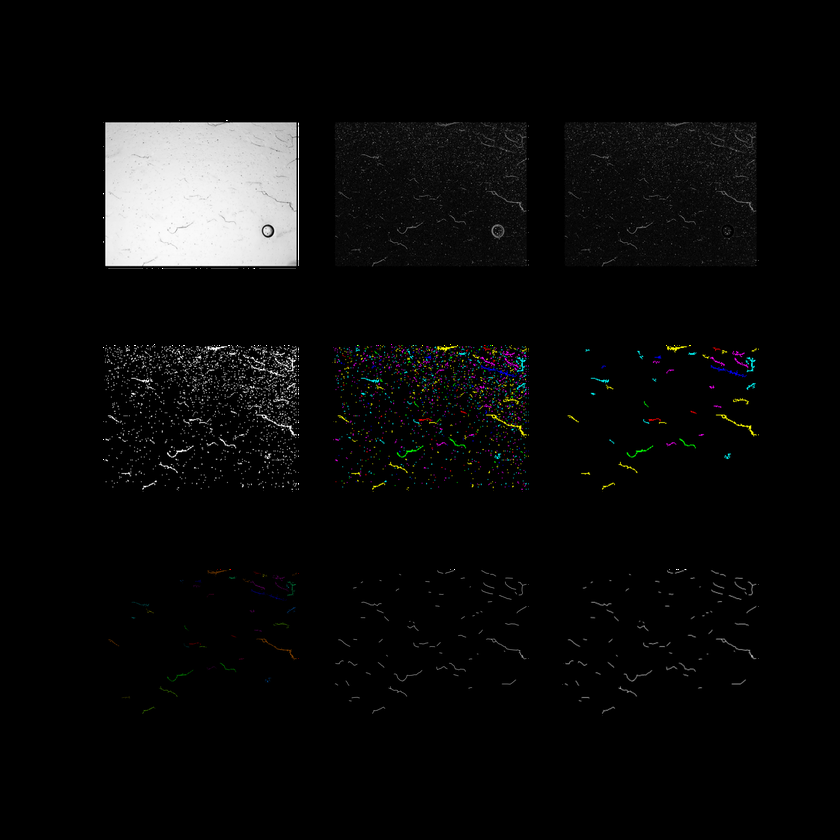
#> input picture examples/steps_136TC-110.png, 840 x 840 px, shrunk from 2160 x 2160 before the run
$ python -i algorithm.py   (imports and definitions only)
#> lines starting #> are read from the running program, lines starting #| are printed output that depends on the picture; after the words box and inside, x2 and y2 are one past the last pixel; in counts of white or black regions, pixels touching at a corner belong together
import os
import numpy as np
import matplotlib.pyplot as plt
import cv2 as cv

colors = {
    0: (255, 0, 0),
    1: (0, 255, 0),
    2: (0, 0, 255),
    3: (255, 255, 0),
    4: (255, 0, 255),
    5: (0, 255, 255),
    6: (127, 127, 0),
    7: (127, 0, 127),
    8: (0, 127, 127),
    9: (255, 127, 0),
    10: (255, 0, 127),
    11: (127, 255, 0),
    12: (0, 255, 127),
    13: (127, 0, 255),
    14: (0, 127, 255)
}

# [19 lines left out: function plotComponentsAnalysisResults, not called in this run]


def compute(img, width=256, size_limit = 8, output_plots_path: str = None):


#> called with width = 256, size_limit = 8
    th =  cv.adaptiveThreshold(img,255,cv.ADAPTIVE_THRESH_GAUSSIAN_C, cv.THRESH_BINARY_INV,11,2)
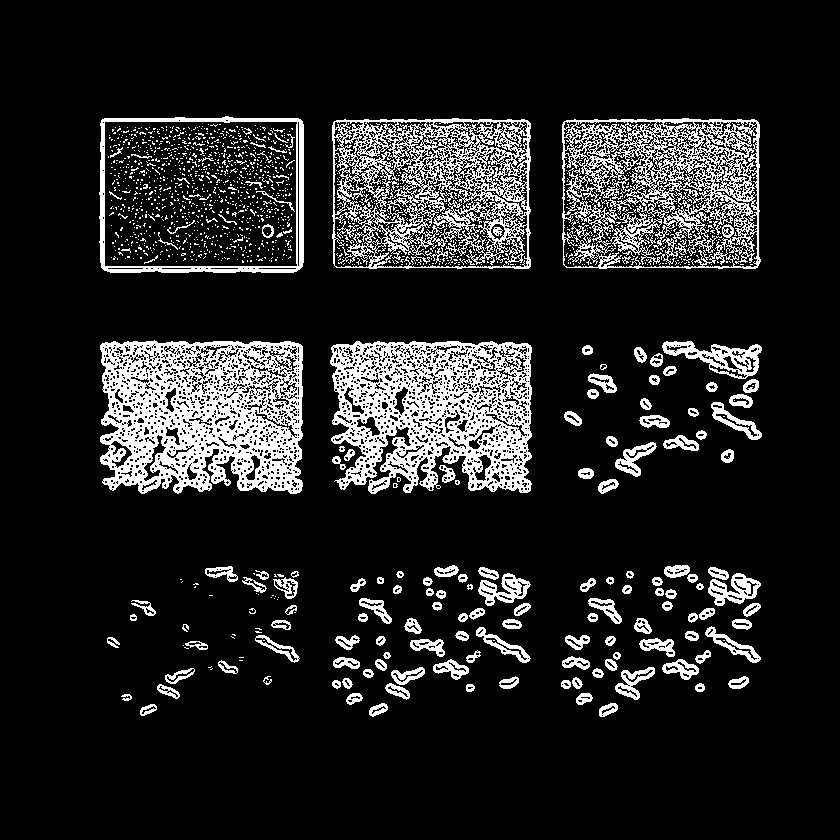
#> th: shape (840, 840); 13.8% white; 1512 white regions (1346 under 20 px), largest, box (x1, y1, x2, y2) and area: (100, 340, 303, 494) 21088, (330, 341, 532, 494) 18921, (332, 118, 531, 269) 14191
    ret2,th2 = cv.threshold(img,127,255,cv.THRESH_BINARY)
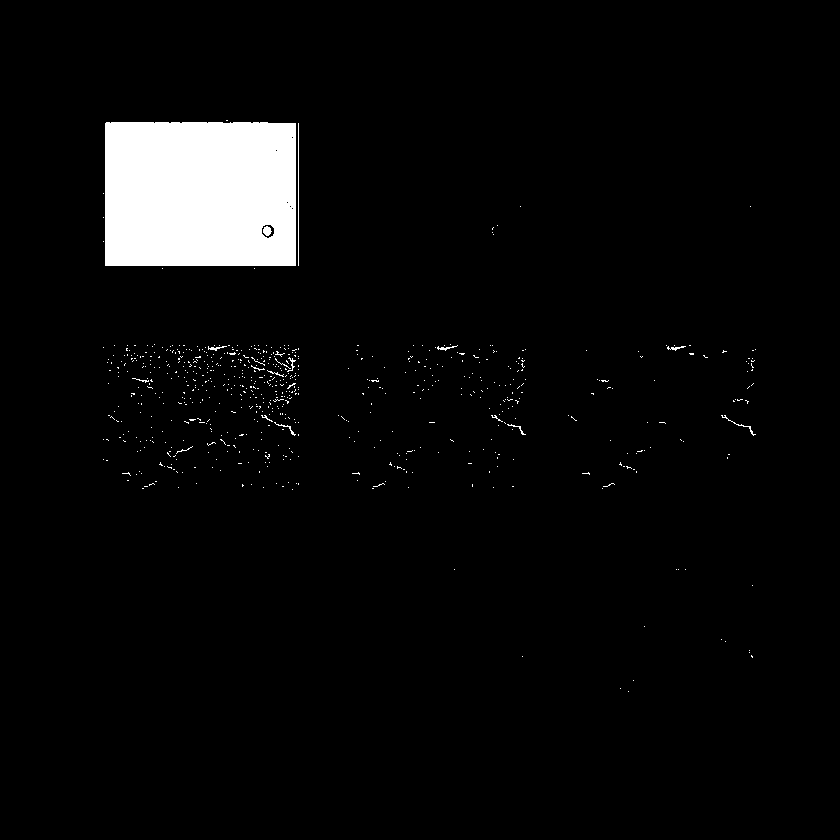
#> th2: shape (840, 840); 4.2% white; 688 white regions (671 under 20 px), largest, box (x1, y1, x2, y2) and area: (105, 122, 296, 266) 27327, (298, 123, 299, 266) 143, (263, 226, 272, 236) 63
    th2 = cv.bitwise_not(th2)
    kernel = np.ones((5, 5), np.uint8)
    th3 = cv.erode(th2, kernel, iterations=4)
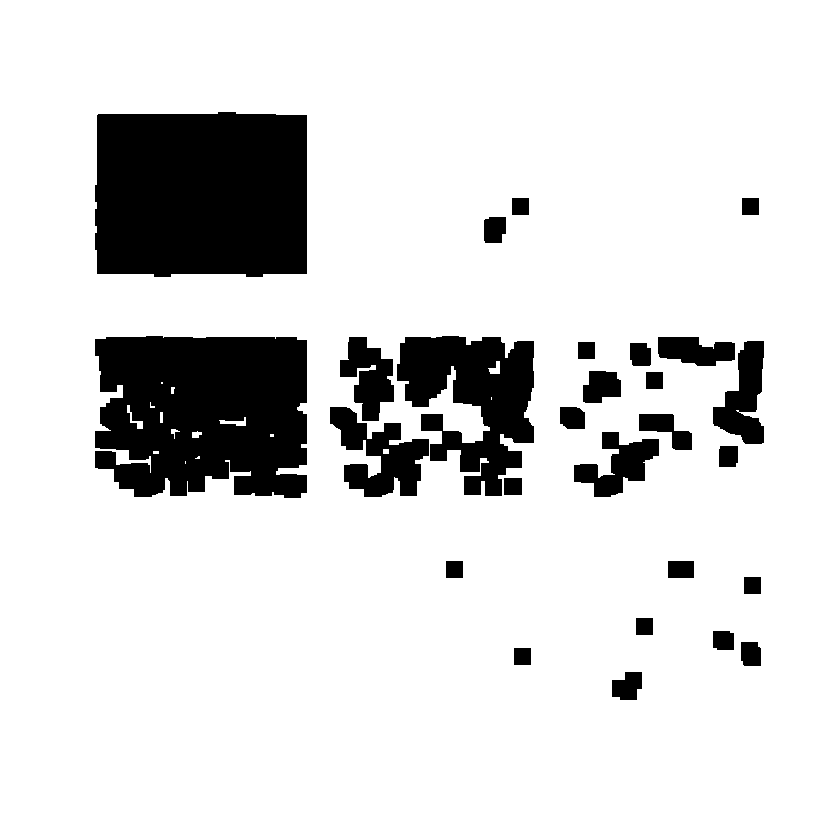
#> th3: shape (840, 840); 85.8% white; 27 black regions, largest, box (x1, y1, x2, y2) and area: (95, 112, 307, 277) 33808, (95, 336, 307, 498) 30381, (397, 336, 534, 496) 13106
    th4 = cv.dilate(th3, kernel, iterations=6)
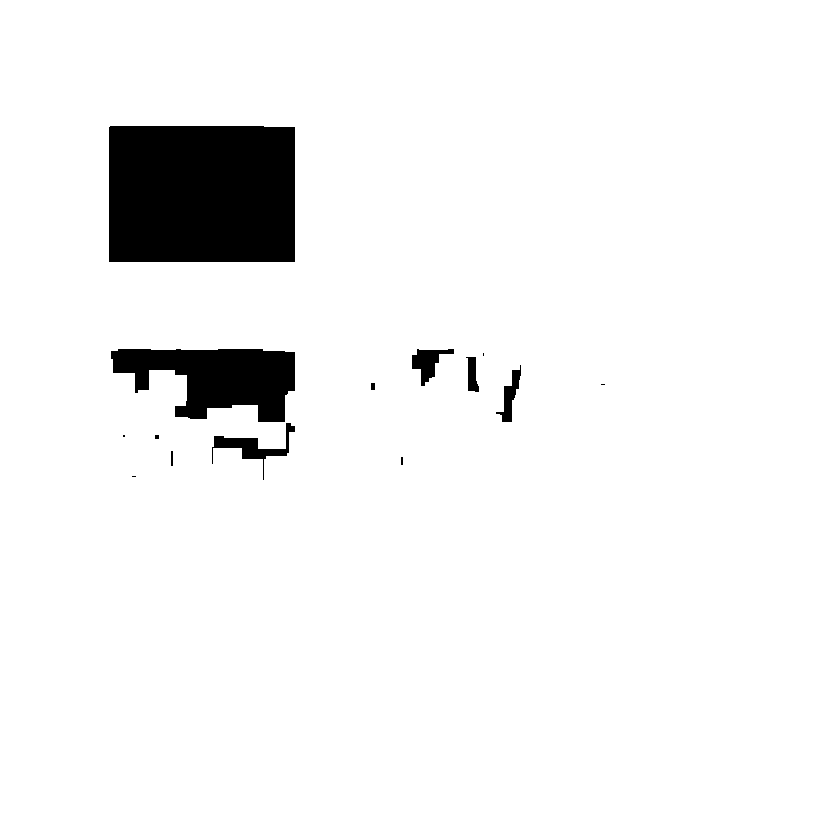
#> th4: shape (840, 840); 94.8% white; 14 black regions (6 under 20 px), largest, box (x1, y1, x2, y2) and area: (109, 126, 295, 262) 25264, (111, 349, 295, 422) 8705, (212, 423, 295, 480) 1030
    th5 = cv.bitwise_not(th4)
    th6 = cv.bitwise_and(th, th5)
#> th6: shape (840, 840); 1.7% white in thin lines or dots, all inside (x1, y1, x2, y2) = (109, 126, 605, 480)
    height = int((img.shape[0] / img.shape[1]) * width)
    dim = (width, height)
    resized = cv.resize(th6, dim, interpolation = cv.INTER_AREA)
    resized = cv.threshold(resized,0,255,cv.THRESH_BINARY+cv.THRESH_OTSU)[1]
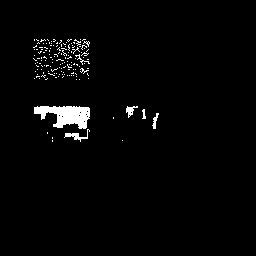
#> resized: shape (256, 256); 2.3% white; 148 white regions (142 under 20 px), largest, box (x1, y1, x2, y2) and area: (34, 106, 90, 129) 819, (64, 129, 90, 142) 101, (126, 106, 138, 118) 66, (152, 113, 159, 129) 49, (75, 54, 90, 65) 31, (142, 109, 146, 119) 26


    # connectivity components analysis
    connectedComponents = cv.connectedComponentsWithStats(resized, 8, cv.CV_32S)
    stats = connectedComponents[2]
#> stats = 149 rows, first 6: [0, 0, 256, 256, 64043], [34, 39, 1, 2, 2], [36, 39, 3, 2, 3], [40, 39, 6, 3, 8], [47, 39, 2, 2, 2], [53, 39, 3, 3, 5]

    toreturn = []

    # nanieś znalezione krawędzie na oryginalny obraz
    rimg = cv.cvtColor(img, cv.COLOR_GRAY2RGB)
    fractures = np.zeros_like(rimg)

    labels = connectedComponents[1]
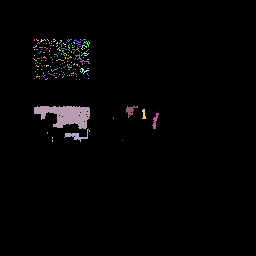
#> labels: shape (256, 256) int32; 149 distinct labels, from 0 to 148; one colour per label, 0 black
    for i in range(1, connectedComponents[0]):
        area = stats[i][-1]
        if area <= size_limit:
            continue

        mask = np.asarray(labels == i, np.uint8)
        mask = cv.resize(mask, (img.shape[1], img.shape[0]))
        mask = cv.threshold(mask,0,255,cv.THRESH_BINARY+cv.THRESH_OTSU)[1]
        mask = cv.bitwise_and(th6, mask)
        toreturn.append(mask)

        color = colors[i % len(colors)]
        region = np.ones_like(rimg) * color
        region = cv.bitwise_and(region, region, mask=mask)
        fractures = fractures + region
#> this loop made 148 passes
#> area on pass 60: 31
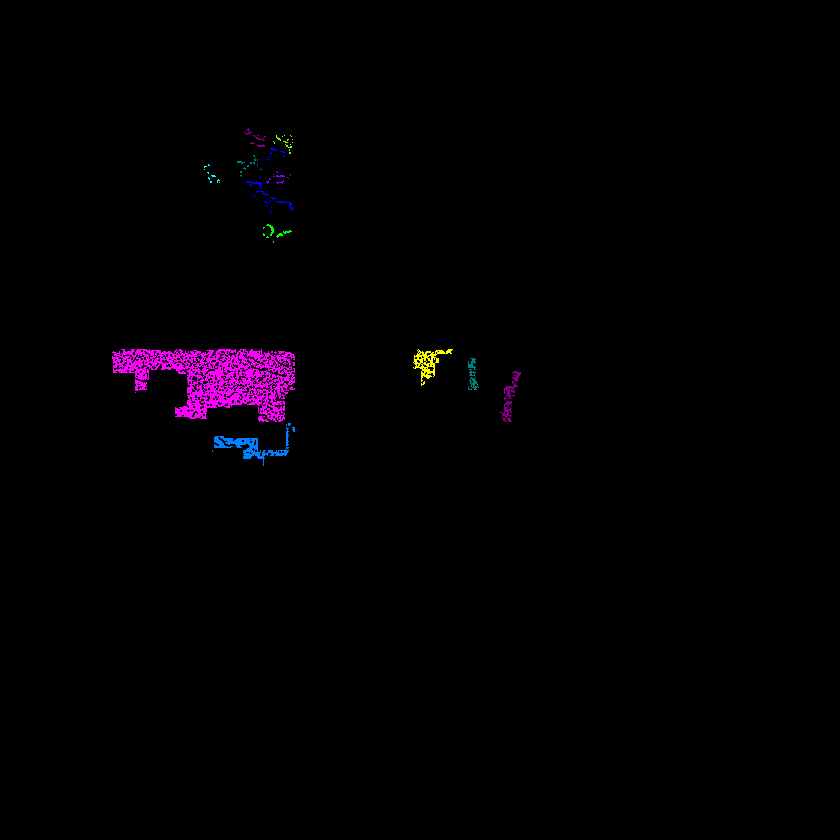
#> fractures: shape (840, 840, 3) int32; mean B, G, R 2.5, 0.4, 2.3
#> after the loop, toreturn = 13 items


    if output_plots_path is not None:
        rr = rimg.reshape(-1, 3)
        rr[fractures.sum(axis=-1).reshape(-1) > 0] = fractures.reshape(-1,3)[fractures.sum(axis=-1).reshape(-1) > 0].reshape(-1,3)
        rr = rr.reshape(rimg.shape[0], rimg.shape[1], 3)

        def sf(name):
            plt.savefig(os.path.join(output_plots_path, f"{name}.png"))
            plt.clf()

        plt.imshow(img, cmap='gray')
        plt.title("Original Image")
        sf("1. Original Image")

        plt.imshow(th, cmap='gray')
        plt.title("Adaptive Gaussian Threshold")
        sf("2. Adaptive Gaussian Threshold")

        plt.imshow(th6, cmap="gray")
        plt.title("Filtered out bubbles and shadows")
        sf("3. Filtered out bubbles and shadows")

        plt.imshow(resized, cmap='gray')
        plt.title("Resized Adaptive Gaussian Threshold")
        sf("4. Resized Adaptive Gaussian Threshold")

        plotComponentsAnalysisResults(connectedComponents, drawObject=None)
        plt.title("Connected Component Analysis")
        sf("5. Connected Components Analysis results")

        plotComponentsAnalysisResults(connectedComponents, filter_fn=lambda s: s[-1] >= size_limit, drawObject=None)
        plt.title("Connected Components Analysis small regions filter")
        sf("6. Connected Components Analysis small regions filter")

        plt.imshow(fractures)
        plt.title("Detected fractures upscaled")
        sf("7. Detected fractures upscaled")

        plt.imshow(rr)
        plt.title("Detected fractures on original image")
        sf("8. Detected fractures on original image")

    return toreturn

>>> import cv2
>>> picture = cv2.imread('examples/steps_136TC-110.png', cv2.IMREAD_GRAYSCALE)
>>> result = compute(picture)
#> result = 13 items

$ run again, on examples/steps_137TC-140.png
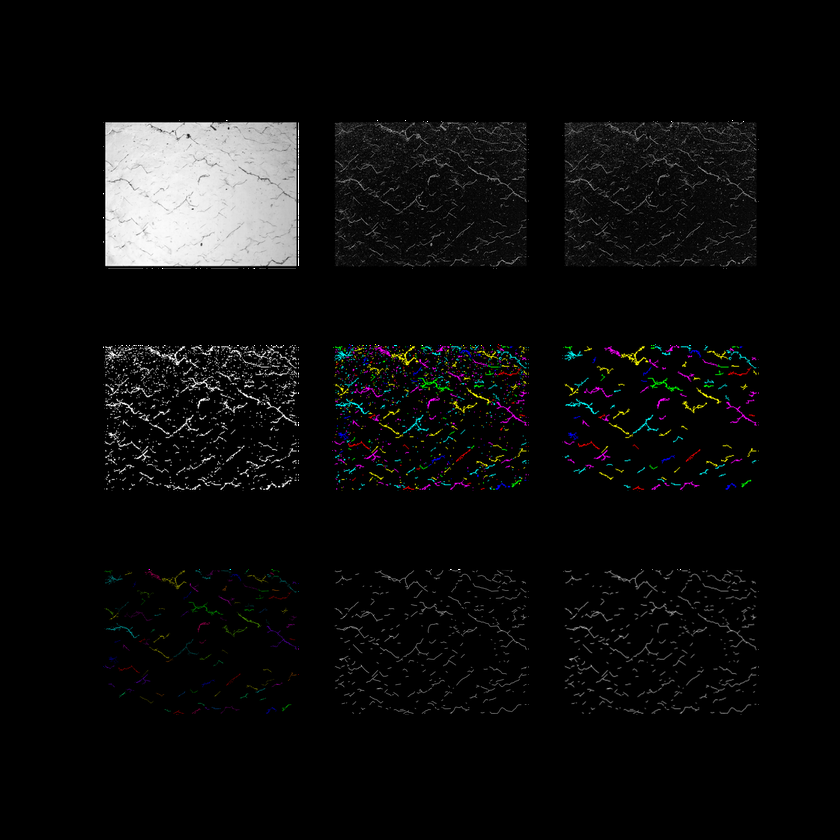
#> input picture examples/steps_137TC-140.png, 840 x 840 px, shrunk from 2160 x 2160 before the run
#> in compute, `th =  cv.adaptiveThreshold(img,255,cv.ADAPTIVE_THRESH_GAUSSIAN_C, cv.T..`:
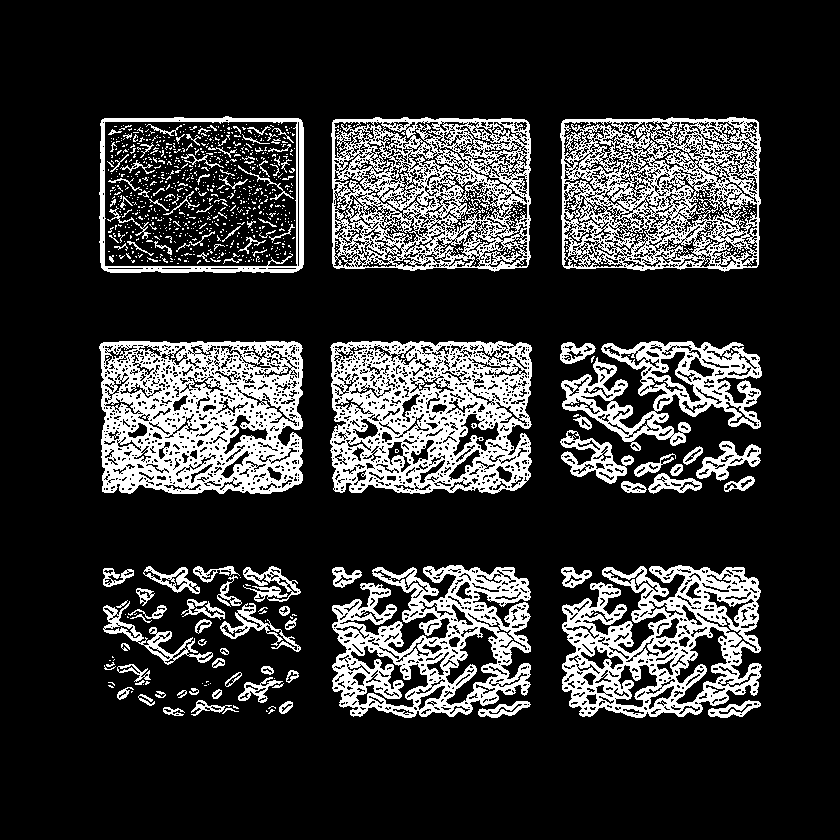
#> th: shape (840, 840); 19.6% white; 1007 white regions (886 under 20 px), largest, box (x1, y1, x2, y2) and area: (99, 341, 303, 494) 21693, (330, 341, 532, 494) 20065, (560, 117, 761, 272) 17339
#> th3: shape (840, 840); 81.3% white; 56 black regions, largest, box (x1, y1, x2, y2) and area: (95, 112, 307, 277) 33793, (95, 337, 307, 498) 32635, (328, 336, 534, 496) 22079
#> th4: shape (840, 840); 93.4% white; 19 black regions (1 under 20 px), largest, box (x1, y1, x2, y2) and area: (109, 126, 295, 262) 25251, (109, 349, 295, 486) 19191, (430, 354, 461, 385) 362
#> th6: shape (840, 840); 2.9% white; 847 white regions (765 under 20 px), largest, box (x1, y1, x2, y2) and area: (109, 349, 295, 486) 12381, (231, 447, 295, 486) 1321, (109, 206, 151, 239) 165
#> stats = 143 rows, first 6: [0, 0, 256, 256, 63084], [33, 38, 7, 3, 8], [38, 39, 10, 9, 21], [46, 38, 10, 5, 14], [59, 38, 1, 1, 1], [56, 38, 10, 8, 16]
#> labels: shape (256, 256) int32; 143 distinct labels, from 0 to 142
#> the loop in compute, `for i in range(1, connectedComponents[0]):` made 142 passes
#> area on passes 2, 19, 23, 31, 46, 49: 21, 49, 26, 22, 29, 21
#> after the loop in compute, `for i in range(1, connectedComponents[0]):`:
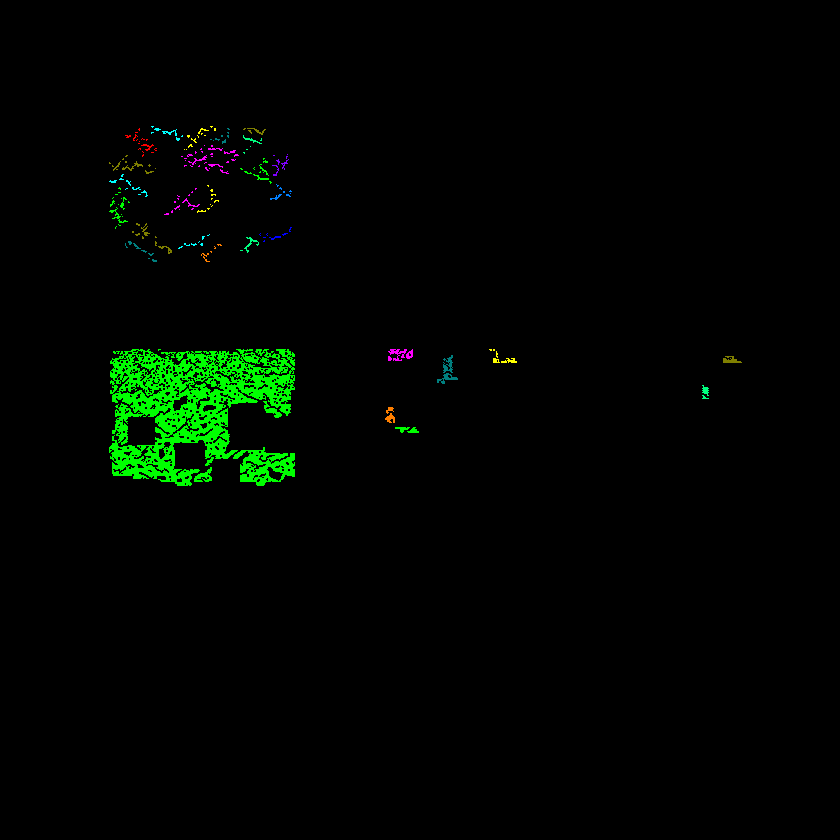
#> fractures: shape (840, 840, 3) int32; mean B, G, R 0.4, 5.3, 0.4
#> after the loop in compute, `for i in range(1, connectedComponents[0]):`: toreturn = 30 items
